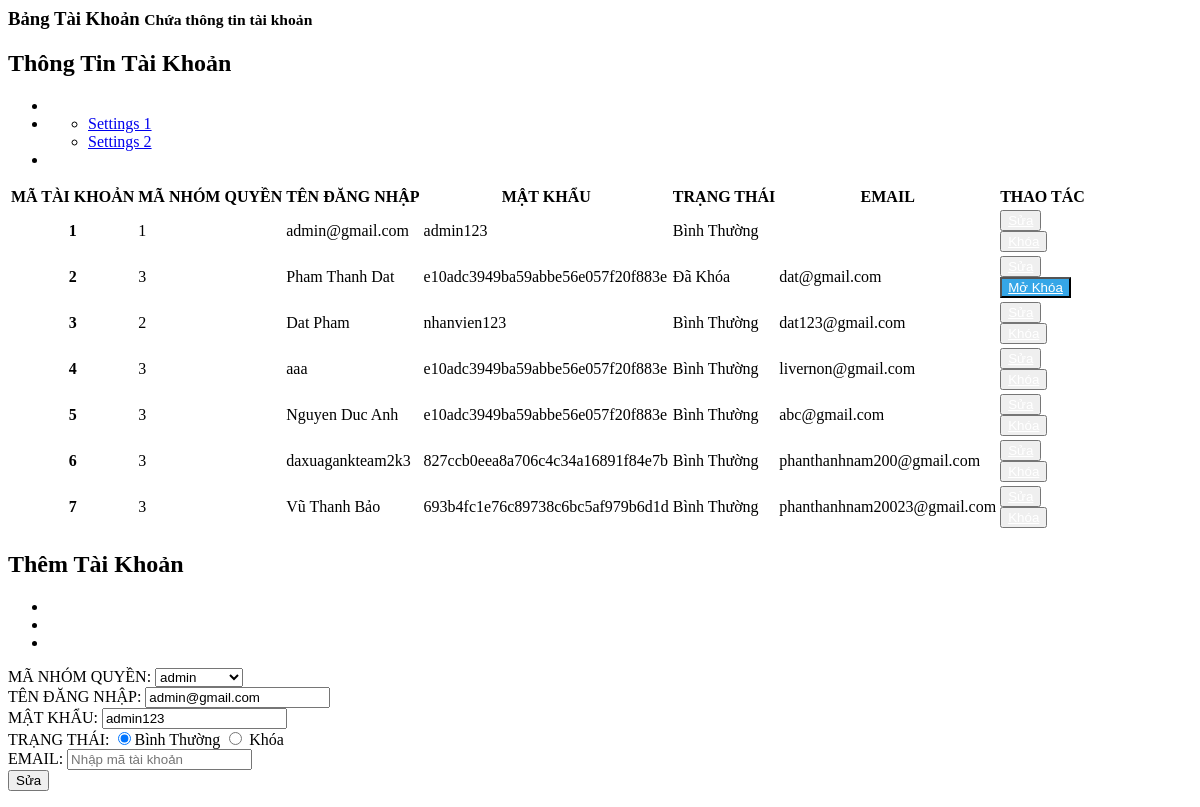
/admin/dashboard/manage_account.php?updatetk=1, run on the app's committed database.
### tables this page shows
CREATE TABLE `taikhoan` (
  `MA_TK` int(10) UNSIGNED NOT NULL,
  `MA_GROUP_QUYEN` int(10) UNSIGNED DEFAULT NULL,
  `TEN_DANG_NHAP` varchar(50) NOT NULL,
  `MAT_KHAU` varchar(500) NOT NULL,
  `STATUS` int(1) NOT NULL DEFAULT 1,
  `EMAIL` varchar(50) NOT NULL
);

CREATE TABLE `groupquyen` (
  `MA_GROUP_QUYEN` int(10) UNSIGNED NOT NULL,
  `TEN_GROUP_QUYEN` varchar(20) NOT NULL
);

### admin/dashboard/manage_account.php (the view, shortened to what this page needs)
<?php
$action_permission = "./action/add_account.php";
$displayupdate = 'none';
$displayblock = 'block';
$displayunblock = 'none';
$MA_TK = "";
$MA_GQ = "";
$TEN_DN = "";
$MK = "";
$EMAIL = "";
$TEN_GQ = "";
if (isset($_GET['updatetk'])) {
  $displayupdate = 'block';
  $id_ma_tk = $_GET['updatetk'];
  $showAccount = "SELECT * FROM taikhoan WHERE MA_TK = '$id_ma_tk'";
  $data1 = mysqli_fetch_assoc(mysqli_query($connect, $showAccount));
  $MA_TK = $data1['MA_TK'];
  $MA_GQ = $data1['MA_GROUP_QUYEN'];
  $TEN_DN = $data1['TEN_DANG_NHAP'];
  $MK = $data1['MAT_KHAU'];
  $EMAIL = $data1['EMAIL'];
  $showPermission = "SELECT * FROM groupquyen WHERE MA_GROUP_QUYEN='$MA_GQ'";
  $data = mysqli_fetch_assoc(mysqli_query($connect, $showPermission));
  $TEN_GQ = $data['TEN_GROUP_QUYEN'];
  $action_permission = "./action/update_account.php";
}
?>
<div class="right_col" role="main">
  <div class="">
    <div class="page-title">
      <div class="title_left">
        <h3>Bảng Tài Khoản <small>Chứa thông tin tài khoản</small></h3>
      </div>
    </div>
    <div class="row">
      <div class="col-md-8 col-sm-6 col-xs-12">
        <div class="x_panel">
          <div class="x_title">
            <h2>Thông Tin Tài Khoản </h2>
            <ul class="nav navbar-right panel_toolbox">
              <li><a class="collapse-link"><i class="fa fa-chevron-up"></i></a>
              </li>
              <li class="dropdown">
                <ul class="dropdown-menu" role="menu">
                  <li><a href="#">Settings 1</a>
                  </li>
                  <li><a href="#">Settings 2</a>
                  </li>
                </ul>
              </li>
              <li><a class="close-link"><i class="fa fa-close"></i></a>
              </li>
            </ul>
          </div>
          <div class="x_content" style="overflow: auto;">
            <table class="table table-striped">
              <thead>
                <tr>
                  <th>MÃ TÀI KHOẢN</th>
                  <th>MÃ NHÓM QUYỀN</th>
                  <th>TÊN ĐĂNG NHẬP</th>
                  <th>MẬT KHẨU</th>
                  <th>TRẠNG THÁI</th>
                  <th>EMAIL</th>
                  <th>THAO TÁC</th>
                </tr>
              </thead>
              <tbody>
                <?php
                $getAccount = "SELECT * FROM taikhoan";
                $Accounts = mysqli_query($connect, $getAccount);
                while ($Account = mysqli_fetch_array($Accounts)) {
                  if($Account['STATUS']=='1'){
                    $trangthai="Bình Thường";
                    $displayblock = 'block';
                    $displayunblock = 'none';
                  } else {
                    $trangthai = "Đã Khóa";
                    $displayunblock = 'block';
                    $displayblock = 'none';
                  }
                ?>
                  <tr>
                    <th scope="row"><?php echo $Account['MA_TK']  ?></th>
                    <td><?php echo $Account['MA_GROUP_QUYEN'] ?></td>
                    <td><?php echo $Account['TEN_DANG_NHAP'] ?></td>
                    <td><?php echo $Account['MAT_KHAU'] ?></td>
                    <td><?php echo $trangthai ?></td>
                    <td><?php echo $Account['EMAIL'] ?></td>
                    <td>
                      <button id="open-update-PN" type="button" class="btn btn-warning" onclick=''><a style="color: white;" href="index.php?manage=accounts&updatetk=<?php echo $Account['MA_TK'] ?>">Sửa</a></button>
                      <button type="submit" style="display:<?php echo $displayblock ?>" class="btn btn-success">
                        <a style="color: white;" href="index.php?manage=accounts&blockstt=<?php echo $Account['STATUS']?>&matk=<?php echo $Account['MA_TK'] ?>">Khóa</a>
                      </button>
                      <button type="submit" style="display:<?php echo $displayunblock?>; background: rgb(53, 166, 231);" class="btn btn-warning">
                        <a style="color: white;" href="index.php?manage=accounts&unblockstt=<?php echo $Account['STATUS'] ?>&matk=<?php echo $Account['MA_TK'] ?>">Mở Khóa</a>
                      </button>
                    </td>
                  </tr>
                <?php
                }
                ?>
              </tbody>
            </table>
          </div>
        </div>
      </div>
      <div class="col-md-4 col-sm-6 col-xs-12">
        <div class="x_panel">
          <div class="x_title">
            <h2>Thêm Tài Khoản</h2>
            <ul class="nav navbar-right panel_toolbox">
              <li><a class="collapse-link"><i class="fa fa-chevron-up"></i></a>
              </li>
              <li class="dropdown">
              </li>
              <li><a class="close-link"><i class="fa fa-close"></i></a>
              </li>
            </ul>
          </div>
          <div class="x_content">
            <form action="<?php echo $action_permission ?>" method="get" id='form-account' >
              <div class="form-group">
                <div class="form-group">
                  <label for="manhomquyen">MÃ NHÓM QUYỀN:</label>
                  <select class="form-control" id="manhomquyen" name="manhomquyen">
                    <option value="<?php echo  $MA_GQ ?>" selected><?php echo  $TEN_GQ ?></option>
                  </select>
                </div>
                <div class="form-group">
                  <label for="tendn">TÊN ĐĂNG NHẬP:</label>
                  <input type="text" class="form-control" id="tendn" placeholder="Nhập mã tài khoản" name="tendn" value="<?php echo  $TEN_DN ?>" require>
                </div>
                <div class="form-group">
                  <label for="mk">MẬT KHẨU:</label>
                  <input type="text" class="form-control" id="mk" placeholder="Nhập mã tài khoản" name="mk" value="<?php echo  $MK ?>" require>
                </div>
                <div class="form-group row">
                  <label for="trangthai">TRẠNG THÁI:</label>
                  <?php
                    $checked="";
                    $unchecked="";
                    $gettt = mysqli_query($connect, "SELECT STATUS from taikhoan WHERE MA_TK='$MA_TK'");
                    if ($gettt->num_rows > 0) {
                      while ($row = $gettt->fetch_assoc()) {
                        if ($row["STATUS"] == '1') {
                          $checked="checked" ;
                          $unchecked="";
                        } else if ($row["STATUS"] == '0') {
                          $unchecked="checked";
                          $checked="";
                        }
                      }
                    }
                  ?>
                  <input type="radio" <?php echo $checked;?> class="form-control" id="trangthai" name="trangthai" value="1" require>Bình Thường
                  <input type="radio" <?php echo $unchecked;?> class="form-control" id="trangthai" name="trangthai" value="0" require> Khóa
                </div>
                <div class="form-group">
                  <label for="email">EMAIL:</label>
                  <input type="text" class="form-control" id="email" placeholder="Nhập mã tài khoản" name="email" value="<?php echo  $EMAIL ?>" require>
                </div>
                <div id="button-update-PN" style="display:<?php echo $displayupdate ?>">
                  <button type="submit" class="btn btn-warning">Sửa</button>
                </div>
            </form>
          </div>
        </div>
      </div>
    </div>
  </div>
</div>

### data on the page
taikhoan: MA_TK "1", MA_GROUP_QUYEN "1", TEN_DANG_NHAP "admin@gmail.com", MAT_KHAU "admin123", STATUS "Bình Thường", tendn "admin@gmail.com", mk "admin123"
taikhoan: MA_TK "2", MA_GROUP_QUYEN "3", TEN_DANG_NHAP "Pham Thanh Dat", MAT_KHAU "e10adc3949ba59abbe56e057f20f883e", STATUS "Đã Khóa", EMAIL "dat@gmail.com"
taikhoan: MA_TK "3", MA_GROUP_QUYEN "2", TEN_DANG_NHAP "Dat Pham", MAT_KHAU "nhanvien123", STATUS "Bình Thường", EMAIL "dat123@gmail.com"
taikhoan: MA_TK "4", MA_GROUP_QUYEN "3", TEN_DANG_NHAP "aaa", MAT_KHAU "e10adc3949ba59abbe56e057f20f883e", STATUS "Bình Thường", EMAIL "livernon@gmail.com"
taikhoan: MA_TK "5", MA_GROUP_QUYEN "3", TEN_DANG_NHAP "Nguyen Duc Anh", MAT_KHAU "e10adc3949ba59abbe56e057f20f883e", STATUS "Bình Thường", EMAIL "abc@gmail.com"
taikhoan: MA_TK "6", MA_GROUP_QUYEN "3", TEN_DANG_NHAP "daxuagankteam2k3", MAT_KHAU "827ccb0eea8a706c4c34a16891f84e7b", STATUS "Bình Thường", EMAIL "phanthanhnam200@gmail.com"
taikhoan: MA_TK "7", MA_GROUP_QUYEN "3", TEN_DANG_NHAP "Vũ Thanh Bảo", MAT_KHAU "693b4fc1e76c89738c6bc5af979b6d1d", STATUS "Bình Thường", EMAIL "phanthanhnam20023@gmail.com"
groupquyen: manhomquyen "admin"
